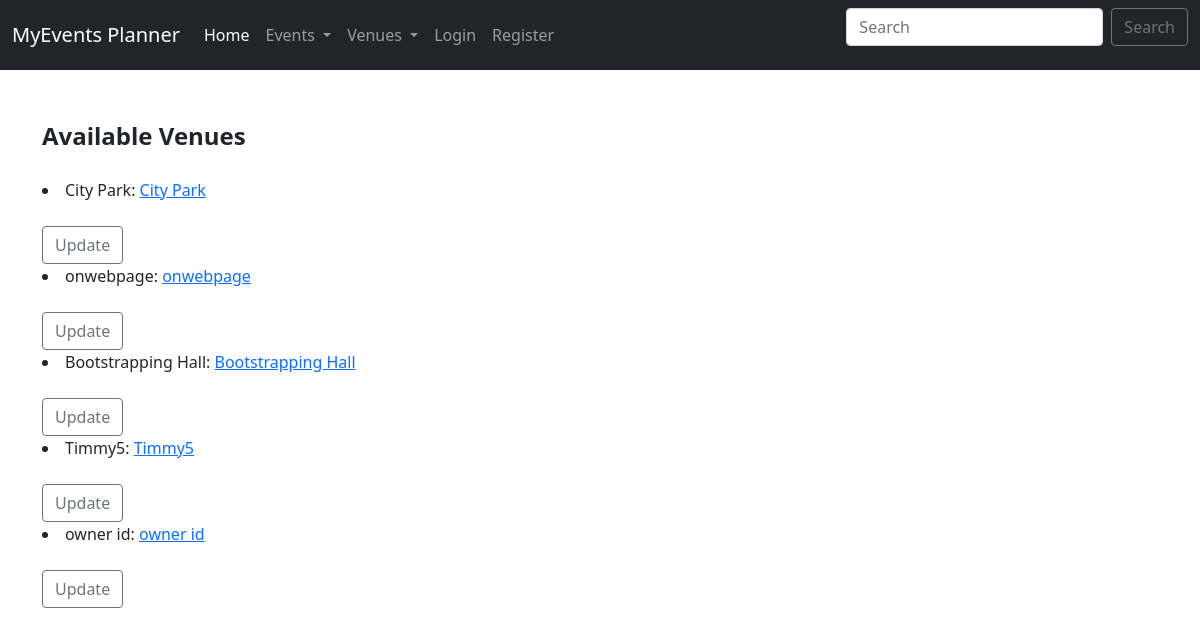
Screenshot of /list_venues with the database file from the repository.
### events/models.py (models this page shows)
class Venue(models.Model):
    name = models.CharField('Venue Name', max_length=120)
    address = models.CharField(max_length=300)
    zip_code = models.CharField('Zip code', max_length=10)
    phone = models.CharField('Contact phone', max_length=20, blank=True)
    web = models.URLField('website address', blank=True)
    email_address = models.EmailField(blank=True)
    owner = models.IntegerField("Venue owner", blank=False)
    def __str__(self):
        return self.name

### events/views.py (the view)
# urls.py: path('list_venues', views.list_venues, name='list-venue'),
def list_venues(request):
    venue_list = Venue.objects.all()
    return render(request, 'events/Venue1.html', {'venue_list': venue_list})

### events/templates/events/Venue1.html
{% extends 'events/base.html' %}
{% block content %}
        <font size="+2">
    <strong>Available Venues</strong>
            </font>
    <br/><br/>
    {% for venue in venue_list %}
<li>{{ venue }}: <a href="{% url 'show-venue' venue.id %}">{{ venue }}</a></li><br/>
{% if user.is_authenticated %}
{% if user.id == venue.owner %}
<a href="{% url 'update-venue' venue.id %}"  class="btn btn-outline-secondary btm-sm">Update</a>   <a href="{% url 'delete-venue' venue.id %}"  class="btn btn-outline-danger btm-sm">Delete</a><br/><br/>
{% else %}
<a href="{% url 'update-venue' venue.id %}"  class="btn btn-outline-secondary btm-sm">Update</a>
{% endif %}
{% else %}
<a href="{% url 'update-venue' venue.id %}"  class="btn btn-outline-secondary btm-sm">Update</a>
{% endif %}
    {% endfor %}
{% endblock %}

### rows the page displays
Venue: name "City Park"
Venue: name "onwebpage"
Venue: name "Bootstrapping Hall"
Venue: name "Timmy5"
Venue: name "owner id"
